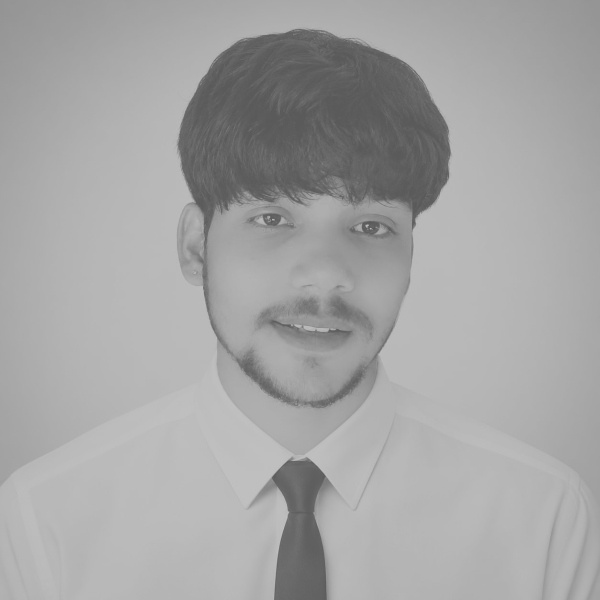
#> input picture CV_Unit2_Assignment/03_Contrast_Stretching/input.jpg, 600 x 600 px
$ python program.py
#> lines starting #> are read from the running program, lines starting #| are printed output that depends on the picture
import cv2
import numpy as np

img = cv2.imread("input.jpg", cv2.IMREAD_GRAYSCALE)
#> img is the input picture: shape (600, 600); min 86, max 196, mean 164.4

min_val = np.min(img)
#> min_val = 86
max_val = np.max(img)
#> max_val = 196

print("Minimum intensity:", min_val)
#| Minimum intensity: 86
print("Maximum intensity:", max_val)
#| Maximum intensity: 196

stretched = (img.astype(float) - min_val) * (255.0 / (max_val - min_val))
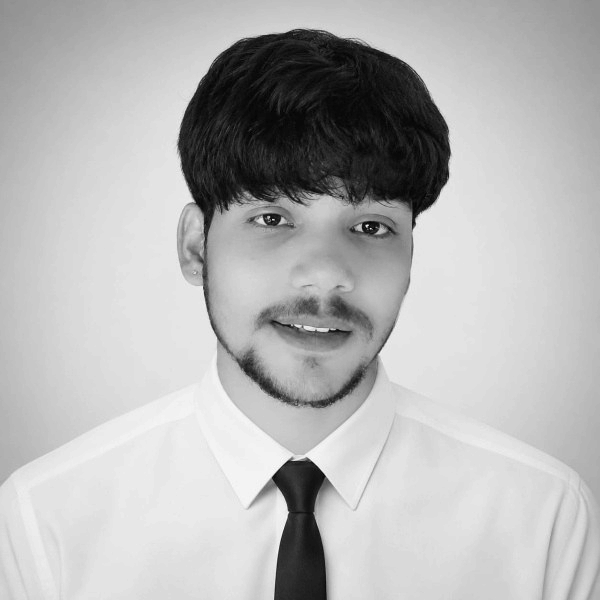
#> stretched: shape (600, 600) float64; min 0, max 255, mean 181.8; drawn with min black and max white
stretched = np.clip(stretched, 0, 255).astype(np.uint8)

cv2.imwrite("output.png", stretched)
